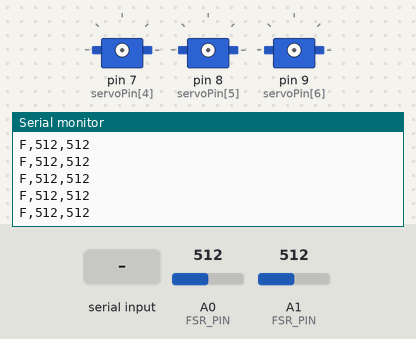
A sketch run on a simulated Arduino Uno, built with avr-gcc and run on an emulated ATmega328P. Shown: 3 × servo, the last lines printed to the serial monitor. The test bench sets the inputs (shaded band); at power-on: A0 (FSR_PIN) = 512, A1 (FSR_PIN) = 512.

Above: at 1.2 s.
1.3 s: "E,45\n" received over Serial
2.8 s: "S90\n" received over Serial
4.3 s: "V90\n" received over Serial
5.8 s: "E90\n" received over Serial
7.3 s: A0 (FSR_PIN) set to 716
At 7.31 s:
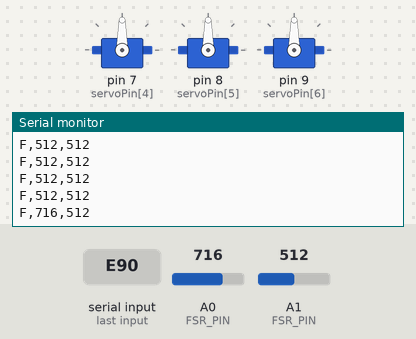
8.8 s: A1 (FSR_PIN) set to 716
At 8.81 s:
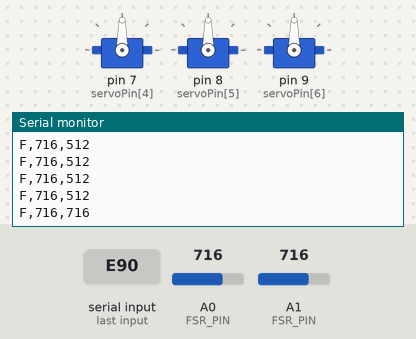

The sketch:

nexus_arm_v4_fw.ino
```cpp
// NEXUS arm v4 firmware - Arduino Uno R3
//
// Seven logical servos. Their pins can be changed from the PC (Q command).
//   servo 0        continuous   J1 base          (default D3)
//   servo 1 + 2    continuous   J2 shoulder pair (default D4 + D5, servo 2 mirrors servo 1)
//   servo 3        continuous   J3 elbow         (default D6)
//   servo 4,5,6    positional   J4 wrist, J5 roll, J6 gripper (default D7, D8, D9)
// FSR sensors: A0 and A1.
//
// Serial protocol (115200 baud, newline terminated)
//   M,j,d[,pct]  continuous joint j = 0..2, d = 1 right / -1 left / 0 stop,
//                pct = speed 5-100 (optional, default = V value).
//                Resend while moving. A joint stops by itself after 300 ms of silence.
//   S            stop all continuous joints
//   V,pct        default speed 5-100
//   E,1 / E,0    attach+hold / detach the positional servos
//   A,k,deg      positional servo k = 0..2 target angle 0-180 (moves smoothly)
//   Q,p0,...,p6  set the pins of all 7 logical servos at once.
//                Allowed pins: 2-13 and 16-19 (A2-A5). A0, A1 are the FSRs. All pins must differ.
// Output every 100 ms:  F,a0,a1
//
// Servo POWER must come from the buck converter. Buck GND must join an Uno GND pin.

#include <Servo.h>

const uint8_t NS = 7;
uint8_t servoPin[NS] = {3, 4, 5, 6, 7, 8, 9};
Servo sv[NS];

// ---------- continuous joints
const uint8_t NC = 3;
const uint8_t CA[NC] = {0, 1, 3};      // main logical servo of each joint
const int8_t  CB[NC] = {-1, 2, -1};    // mirror servo (shoulder pair)
const int STOP_US = 1500;
const int US_PER_PCT = 4;              // 100 % = 400 us either side of stop
const unsigned long HOLD_TIMEOUT_MS = 300;

int8_t dirn[NC];
int jPct[NC];
unsigned long lastCmd[NC];
int speedPct = 50;

// ---------- positional joints
const uint8_t NP = 3;
const uint8_t PS[NP] = {4, 5, 6};      // logical servo of each positional joint
bool pEnabled = false;
int pCur[NP];
int pTgt[NP];
const unsigned long SLEW_MS = 10;
const int SLEW_DEG = 3;                // about 300 deg/s
unsigned long lastSlew = 0;

// ---------- FSR sensors
const uint8_t FSR_PIN[2] = {A0, A1};

// ---------- reporting and parsing
const unsigned long REPORT_MS = 100;
unsigned long lastReport = 0;
char buf[64];
uint8_t len = 0;

bool pinAllowed(int p) {
  return (p >= 2 && p <= 13) || (p >= 16 && p <= 19);
}

int readFsr(uint8_t pin) {
  long sum = 0;
  for (uint8_t i = 0; i < 8; i++) sum += analogRead(pin);
  return sum / 8;
}

void contWrite(uint8_t i, int us) {
  if (!sv[i].attached()) sv[i].attach(servoPin[i], 500, 2500);
  sv[i].writeMicroseconds(us);
}

void drive(uint8_t j) {
  if (dirn[j] == 0) {
    sv[CA[j]].detach();
    if (CB[j] >= 0) sv[CB[j]].detach();
    return;
  }
  int delta = dirn[j] * jPct[j] * US_PER_PCT;
  contWrite(CA[j], STOP_US + delta);
  if (CB[j] >= 0) contWrite(CB[j], STOP_US - delta);   // mirror: opposite direction
}

void stopJoint(uint8_t j) {
  dirn[j] = 0;
  drive(j);
}

void posAttach(uint8_t k) {
  uint8_t i = PS[k];
  if (!sv[i].attached()) sv[i].attach(servoPin[i], 544, 2400);
  sv[i].write(pCur[k]);   // resume from the last commanded angle
}

void setPins(char *list) {
  int p[NS];
  uint8_t cnt = 0;
  char *t = strtok(list, ",");
  while (t && cnt < NS) {
    p[cnt++] = atoi(t);
    t = strtok(NULL, ",");
  }
  if (cnt != NS) { Serial.println("ERR need 7 pins"); return; }

  for (uint8_t i = 0; i < NS; i++) {
    if (!pinAllowed(p[i])) { Serial.println("ERR bad pin"); return; }
    for (uint8_t j = i + 1; j < NS; j++) {
      if (p[i] == p[j]) { Serial.println("ERR duplicate pin"); return; }
    }
  }

  for (uint8_t j = 0; j < NC; j++) stopJoint(j);
  for (uint8_t i = 0; i < NS; i++) {
    sv[i].detach();
    servoPin[i] = p[i];
  }
  if (pEnabled) for (uint8_t k = 0; k < NP; k++) posAttach(k);
  Serial.println("OK pins set");
}

void handleLine(char *line) {
  int a = 0, b = 0, c = 0;
  int n = (strlen(line) > 2) ? sscanf(line + 2, "%d,%d,%d", &a, &b, &c) : 0;
  char cmd = line[0];

  switch (cmd) {
    case 'M': {
      if (n < 2 || a < 0 || a >= NC) break;
      int d = constrain(b, -1, 1);
      if (d == 0) { stopJoint(a); break; }
      jPct[a] = (n >= 3) ? constrain(c, 5, 100) : speedPct;
      dirn[a] = d;
      lastCmd[a] = millis();
      drive(a);
      break;
    }
    case 'S':
      for (uint8_t j = 0; j < NC; j++) stopJoint(j);
      Serial.println("OK stopped");
      break;
    case 'V':
      if (n >= 1) {
        speedPct = constrain(a, 5, 100);
        Serial.print("OK speed ");
        Serial.println(speedPct);
      }
      break;
    case 'E':
      if (n >= 1) {
        bool on = (a != 0);
        for (uint8_t k = 0; k < NP; k++) {
          if (on) posAttach(k);
          else sv[PS[k]].detach();
        }
        pEnabled = on;
        Serial.println(on ? "OK positional on" : "OK positional off");
      }
      break;
    case 'A':
      if (n >= 2 && a >= 0 && a < NP) pTgt[a] = constrain(b, 0, 180);
      break;
    case 'Q':
      if (strlen(line) > 2) setPins(line + 2);
      break;
  }
}

void updateContinuous() {
  unsigned long now = millis();
  for (uint8_t j = 0; j < NC; j++) {
    if (dirn[j] != 0 && now - lastCmd[j] > HOLD_TIMEOUT_MS) stopJoint(j);
  }
}

void updatePositional() {
  unsigned long now = millis();
  if (!pEnabled || now - lastSlew < SLEW_MS) return;
  lastSlew = now;
  for (uint8_t k = 0; k < NP; k++) {
    if (pCur[k] == pTgt[k]) continue;
    pCur[k] += constrain(pTgt[k] - pCur[k], -SLEW_DEG, SLEW_DEG);
    sv[PS[k]].write(pCur[k]);
  }
}

void setup() {
  Serial.begin(115200);
  for (uint8_t j = 0; j < NC; j++) {
    dirn[j] = 0;
    jPct[j] = speedPct;
    lastCmd[j] = 0;
  }
  for (uint8_t k = 0; k < NP; k++) {
    pCur[k] = 90;
    pTgt[k] = 90;
  }
  lastSlew = millis();
  Serial.println("READY");
}

void loop() {
  while (Serial.available()) {
    char ch = Serial.read();
    if (ch == '\n' || ch == '\r') {
      if (len > 0) {
        buf[len] = '\0';
        handleLine(buf);
        len = 0;
      }
    } else if (len < sizeof(buf) - 1) {
      buf[len++] = ch;
    }
  }

  updateContinuous();
  updatePositional();

  if (millis() - lastReport >= REPORT_MS) {
    lastReport = millis();
    Serial.print("F,");
    Serial.print(readFsr(FSR_PIN[0]));
    Serial.print(',');
    Serial.println(readFsr(FSR_PIN[1]));
  }
}
```

Measured:
- after the input at 7.3 s, the serial monitor: prints a new line at once (image 1)
- after the input at 8.8 s, the serial monitor: prints a new line at once (image 2)
